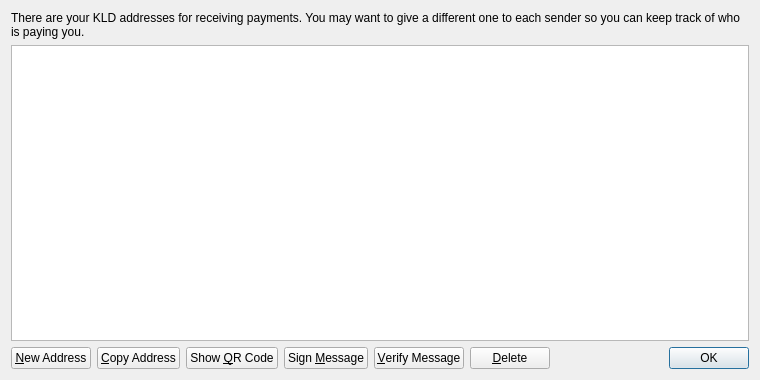
<?xml version="1.0" encoding="UTF-8"?>
<ui version="4.0">
 <class>AddressBookPage</class>
 <widget class="QWidget" name="AddressBookPage">
  <property name="geometry">
   <rect>
    <x>0</x>
    <y>0</y>
    <width>760</width>
    <height>380</height>
   </rect>
  </property>
  <property name="windowTitle">
   <string>Address Book</string>
  </property>
  <layout class="QVBoxLayout" name="verticalLayout">
   <item>
    <widget class="QLabel" name="labelExplanation">
     <property name="text">
      <string>There are your KLD addresses for receiving payments. You may want to give a different one to each sender so you can keep track of who is paying you.</string>
     </property>
     <property name="textFormat">
      <enum>Qt::PlainText</enum>
     </property>
     <property name="wordWrap">
      <bool>true</bool>
     </property>
    </widget>
   </item>
   <item>
    <widget class="QTableView" name="tableView">
     <property name="contextMenuPolicy">
      <enum>Qt::CustomContextMenu</enum>
     </property>
     <property name="toolTip">
      <string>Double-click to edit address or label</string>
     </property>
     <property name="tabKeyNavigation">
      <bool>false</bool>
     </property>
     <property name="alternatingRowColors">
      <bool>true</bool>
     </property>
     <property name="selectionMode">
      <enum>QAbstractItemView::SingleSelection</enum>
     </property>
     <property name="selectionBehavior">
      <enum>QAbstractItemView::SelectRows</enum>
     </property>
     <property name="sortingEnabled">
      <bool>true</bool>
     </property>
     <attribute name="verticalHeaderVisible">
      <bool>false</bool>
     </attribute>
    </widget>
   </item>
   <item>
    <layout class="QHBoxLayout" name="horizontalLayout">
     <item>
      <widget class="QPushButton" name="newAddressButton">
       <property name="toolTip">
        <string>Create a new address</string>
       </property>
       <property name="text">
        <string>&amp;New Address</string>
       </property>
       <property name="icon">
        <iconset resource="../bitcoin.qrc">
         <normaloff>:/icons/add</normaloff>:/icons/add</iconset>
       </property>
      </widget>
     </item>
     <item>
      <widget class="QPushButton" name="copyToClipboard">
       <property name="toolTip">
        <string>Copy the currently selected address to the system clipboard</string>
       </property>
       <property name="text">
        <string>&amp;Copy Address</string>
       </property>
       <property name="icon">
        <iconset resource="../bitcoin.qrc">
         <normaloff>:/icons/editcopy</normaloff>:/icons/editcopy</iconset>
       </property>
      </widget>
     </item>
     <item>
      <widget class="QPushButton" name="showQRCode">
       <property name="text">
        <string>Show &amp;QR Code</string>
       </property>
       <property name="icon">
        <iconset resource="../bitcoin.qrc">
         <normaloff>:/icons/qrcode</normaloff>:/icons/qrcode</iconset>
       </property>
      </widget>
     </item>
     <item>
      <widget class="QPushButton" name="signMessage">
       <property name="toolTip">
        <string>Sign a message to prove you own a KLD address</string>
       </property>
       <property name="text">
        <string>Sign &amp;Message</string>
       </property>
       <property name="icon">
        <iconset resource="../bitcoin.qrc">
         <normaloff>:/icons/edit</normaloff>:/icons/edit</iconset>
       </property>
      </widget>
     </item>
     <item>
      <widget class="QPushButton" name="verifyMessage">
       <property name="toolTip">
        <string>Verify a message to ensure it was signed with a specified KLD address</string>
       </property>
       <property name="text">
        <string>&amp;Verify Message</string>
       </property>
       <property name="icon">
        <iconset resource="../bitcoin.qrc">
         <normaloff>:/icons/transaction_0</normaloff>:/icons/transaction_0</iconset>
       </property>
      </widget>
     </item>
     <item>
      <widget class="QPushButton" name="deleteButton">
       <property name="toolTip">
        <string>Delete the currently selected address from the list</string>
       </property>
       <property name="text">
        <string>&amp;Delete</string>
       </property>
       <property name="icon">
        <iconset resource="../bitcoin.qrc">
         <normaloff>:/icons/remove</normaloff>:/icons/remove</iconset>
       </property>
      </widget>
     </item>
     <item>
      <spacer name="horizontalSpacer">
       <property name="orientation">
        <enum>Qt::Horizontal</enum>
       </property>
       <property name="sizeHint" stdset="0">
        <size>
         <width>40</width>
         <height>20</height>
        </size>
       </property>
      </spacer>
     </item>
     <item>
      <widget class="QDialogButtonBox" name="buttonBox">
       <property name="sizePolicy">
        <sizepolicy hsizetype="Maximum" vsizetype="Fixed">
         <horstretch>0</horstretch>
         <verstretch>0</verstretch>
        </sizepolicy>
       </property>
       <property name="standardButtons">
        <set>QDialogButtonBox::Ok</set>
       </property>
      </widget>
     </item>
    </layout>
   </item>
  </layout>
 </widget>
 <resources>
  <include location="../bitcoin.qrc"/>
 </resources>
 <connections/>
</ui>
